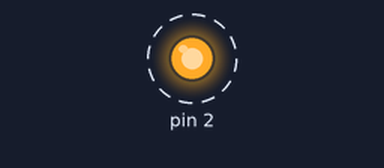
Bench run of a sketch on a simulated Arduino Uno, built with avr-gcc and run on an emulated ATmega328P. On the bench: output pins drawn as LEDs (lit = HIGH). Dashed ring = blinking. What the sketch prints to the serial monitor is not drawn.

Above: at 0.5 s.
Timing chart, 0 to 4.6 s (numbered marks = the images above):
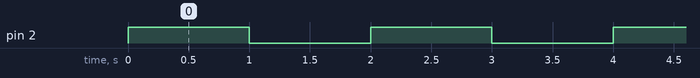

The sketch:

Upload_Test.ino
```cpp
void setup() {
  // put your setup code here, to run once:
  pinMode(2, OUTPUT);
  Serial.begin(9600);
}

void loop() {
  // put your main code here, to run repeatedly:
  digitalWrite(2, HIGH);
  delay(1000);
  Serial.println("BEEP");
  digitalWrite(2, LOW);
  delay(1000);
  Serial.println("BOOP");
}
```

Measured:
- by itself, pin 2: alternates HIGH for 1.0 s and LOW for 1.0 s
